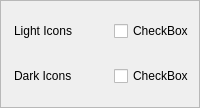
                <widget class="QFrame" name="frame_42">
                 <property name="minimumSize">
                  <size>
                   <width>0</width>
                   <height>108</height>
                  </size>
                 </property>
                 <property name="maximumSize">
                  <size>
                   <width>16777213</width>
                   <height>74</height>
                  </size>
                 </property>
                 <property name="frameShape">
                  <enum>QFrame::StyledPanel</enum>
                 </property>
                 <property name="frameShadow">
                  <enum>QFrame::Raised</enum>
                 </property>
                 <layout class="QGridLayout" name="gridLayout_8">
                  <property name="leftMargin">
                   <number>13</number>
                  </property>
                  <property name="topMargin">
                   <number>0</number>
                  </property>
                  <property name="rightMargin">
                   <number>0</number>
                  </property>
                  <property name="bottomMargin">
                   <number>0</number>
                  </property>
                  <property name="spacing">
                   <number>0</number>
                  </property>
                  <item row="1" column="1">
                   <widget class="AnimatedCheck" name="headerDarkIcons">
                    <property name="minimumSize">
                     <size>
                      <width>0</width>
                      <height>30</height>
                     </size>
                    </property>
                    <property name="text">
                     <string>CheckBox</string>
                    </property>
                   </widget>
                  </item>
                  <item row="0" column="0">
                   <widget class="QLabel" name="label_60">
                    <property name="minimumSize">
                     <size>
                      <width>100</width>
                      <height>30</height>
                     </size>
                    </property>
                    <property name="text">
                     <string>Light Icons</string>
                    </property>
                   </widget>
                  </item>
                  <item row="1" column="0">
                   <widget class="QLabel" name="label_61">
                    <property name="minimumSize">
                     <size>
                      <width>100</width>
                      <height>30</height>
                     </size>
                    </property>
                    <property name="text">
                     <string>Dark Icons</string>
                    </property>
                   </widget>
                  </item>
                  <item row="0" column="1">
                   <widget class="AnimatedCheck" name="headerLightIcons">
                    <property name="minimumSize">
                     <size>
                      <width>0</width>
                      <height>30</height>
                     </size>
                    </property>
                    <property name="text">
                     <string>CheckBox</string>
                    </property>
                   </widget>
                  </item>
                 </layout>
                </widget>
